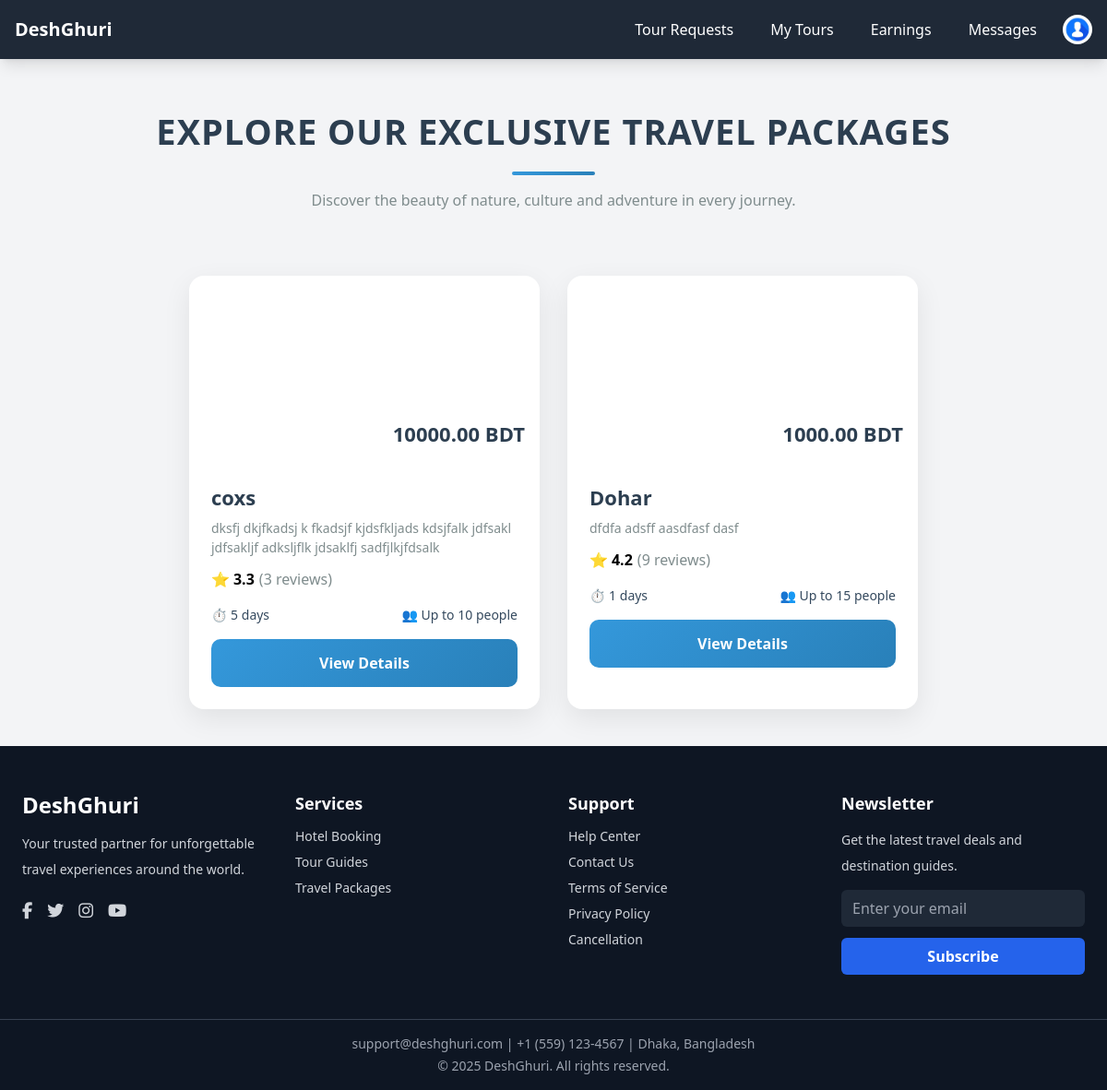
/packages/ (signed in), run on an earlier commit of the app's database.
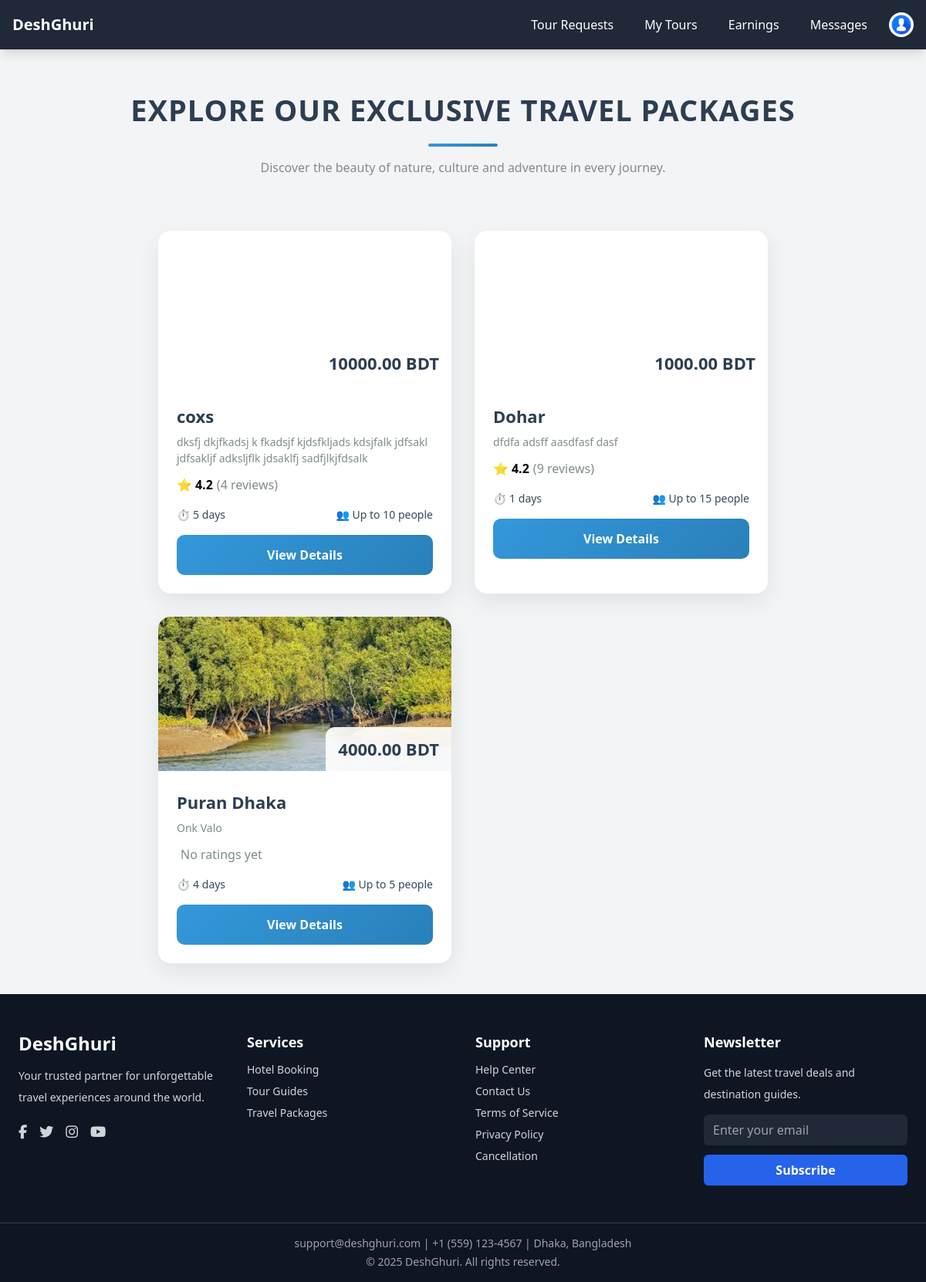
And on a later commit of the database.
### packages/models.py (models this page shows, shortened)
class Package(models.Model):
    destination_name = models.CharField(max_length=100)
    image = models.ImageField(upload_to='package_images/')
    people_limit = models.PositiveIntegerField()
    price = models.DecimalField(max_digits=10, decimal_places=2)
    days = models.PositiveIntegerField(default=1)  # নতুন field: Tour কত দিন
    description = models.TextField()
    itinerary = models.TextField()
    included_services = models.TextField()
    exclusions = models.TextField()
    def average_rating(self):
        avg = self.reviews.aggregate(Avg('rating'))['rating__avg']
        return round(avg, 1) if avg else None
    def review_count(self):
        return self.reviews.count()

### packages/views.py (the view)
# urls.py: path('', views.package_list, name='package_list'),
def package_list(request):
    packages = Package.objects.all()
    return render(request, 'packages/package_list.html', {'packages': packages})

### accounts/context_processors.py (called while the page is built)
def user_role(request):
    user = None
    role = None
    if request.user.is_authenticated:
        user = request.user
        role = user.role  # from your custom User model field
    return {
        'logged_user': user,
        'logged_role': role,
    }

### template/packages/package_list.html (shortened to what this page needs)
{% extends 'base.html' %}
{% load static %}
{% block content %}
<div class="page-heading">
    <h1>Explore Our Exclusive Travel Packages</h1>
    <div class="heading-underline"></div>
    <p>Discover the beauty of nature, culture and adventure in every journey.</p>
</div>
<div class="packages-container">
    {% for package in packages %}
        <div class="card">
            <div class="card-image" style="background-image: url('{{ package.image.url }}');">
                <div class="pricing">
                    <span class="current-price">{{ package.price }} BDT</span>
                </div>
            </div>
            <div class="card-content">
                <h2 class="title">{{ package.destination_name }}</h2>
                <p class="description">{{ package.description|truncatechars:100 }}</p>
                {% if package.average_rating %}
                    <div class="rating">
                        <span class="star">⭐</span>
                        {{ package.average_rating }}
                        <span class="rating-count">({{ package.review_count }} reviews)</span>
                    </div>
                {% else %}
                    <div class="rating">
                        <span class="rating-count text-muted">No ratings yet</span>
                    </div>
                {% endif %}
                <div class="details">
                    <div>⏱️ {{ package.days }} days</div>
                    <div>👥 Up to {{ package.people_limit }} people</div>
                </div>
                <a href="{% url 'package_detail' package.pk %}" class="book-button">View Details</a>
            </div>
        </div>
    {% endfor %}
</div>
{% endblock %}

### template/base.html (shortened to what this page needs)
<!doctype html>
<html lang="en">
  <head>
    <script src="https://cdn.tailwindcss.com"></script>
   <link rel="stylesheet" href="https://cdnjs.cloudflare.com/ajax/libs/font-awesome/6.5.0/css/all.min.css">
  </head>
  <body class="bg-gray-100 flex flex-col min-h-screen">
    {% if logged_role %}
      {% if logged_role == "tourist" %}
        {% include 'navbars/tourist_navbar.html' %}
      {% elif logged_role == "guide" %}
        {% include 'navbars/guide_navbar.html' %}
      {% elif logged_role == "hotel_manager" %}
        {% include 'navbars/hotel_navbar.html' %}
      {% endif %}
    {% else %}
      {% include 'navbars/navbar.html' %}
    {% endif %}
    <main class="flex-1">
      <div class="max-w-7xl mx-auto mt-6 px-4">
        {% block content %}{% endblock %}
      </div>
    </main>
    {% include 'footer.html' %}
  </body>
</html>

### template/navbars/guide_navbar.html (shortened to what this page needs)
{% load static %}
<nav class="bg-gray-800 shadow-lg">
  <div class="max-w-7xl mx-auto px-4">
    <div class="flex justify-between items-center h-16">
      <a href="{% url 'guide_dashboard' %}" class="text-white text-xl font-bold">DeshGhuri </a>
      <div class="hidden md:flex items-center space-x-4">
        <a href="{% url 'tour_requests' %}" class="text-white hover:bg-gray-700 px-3 py-2 rounded-md">Tour Requests</a>
        <a href="{% url 'my_tours' %}" class="text-white hover:bg-gray-700 px-3 py-2 rounded-md">My Tours</a>
        <a href="{% url 'earnings' %}" class="text-white hover:bg-gray-700 px-3 py-2 rounded-md">Earnings</a>
        <a href="{% url 'guide_messages' %}" class="text-white hover:bg-gray-700 px-3 py-2 rounded-md">Messages</a>
        <div class="relative">
          <button class="flex items-center text-white focus:outline-none" id="profile-menu-button">
            <img src="{% static 'images/default_profile.png' %}" alt="Profile" class="w-8 h-8 rounded-full">
          </button>
        </div>
      </div>
    </div>
  </div>
</nav>

### template/footer.html (shortened to what this page needs)
<!DOCTYPE html>
<html lang="en">
<head>
  <script src="https://cdn.tailwindcss.com"></script>
  <link rel="stylesheet" href="https://cdnjs.cloudflare.com/ajax/libs/font-awesome/6.5.0/css/all.min.css">
</head>
<body class="bg-gray-100">
<footer class="bg-deshdark text-gray-300 mt-auto">
  <div class="max-w-7xl mx-auto px-6 py-12 grid grid-cols-1 md:grid-cols-4 gap-8">
    <div>
      <h2 class="text-white text-2xl font-semibold mb-3">DeshGhuri</h2>
      <p class="text-sm leading-7">Your trusted partner for unforgettable travel experiences around the world.</p>
      <div class="mt-4 flex gap-4 text-lg">
        <a href="#" class="hover:text-white"><i class="fab fa-facebook-f"></i></a>
        <a href="#" class="hover:text-white"><i class="fab fa-twitter"></i></a>
        <a href="#" class="hover:text-white"><i class="fab fa-instagram"></i></a>
        <a href="#" class="hover:text-white"><i class="fab fa-youtube"></i></a>
      </div>
    </div>
    <div>
      <h3 class="text-white text-lg font-semibold mb-3">Services</h3>
      <ul class="space-y-2 text-sm">
        <li><a href="#" class="hover:text-white">Hotel Booking</a></li>
        <li><a href="#" class="hover:text-white">Tour Guides</a></li>
        <li><a href="#" class="hover:text-white">Travel Packages</a></li>
      </ul>
    </div>
    <div>
      <h3 class="text-white text-lg font-semibold mb-3">Support</h3>
      <ul class="space-y-2 text-sm">
        <li><a href="#" class="hover:text-white">Help Center</a></li>
        <li><a href="#" class="hover:text-white">Contact Us</a></li>
        <li><a href="#" class="hover:text-white">Terms of Service</a></li>
        <li><a href="#" class="hover:text-white">Privacy Policy</a></li>
        <li><a href="#" class="hover:text-white">Cancellation</a></li>
      </ul>
    </div>
    {% if request.path != '/signup/' and request.path != '/login/' %}
    <div>
      <h3 class="text-white text-lg font-semibold mb-3">Newsletter</h3>
      <p class="text-sm leading-7 mb-3">Get the latest travel deals and destination guides.</p>
      <form class="space-y-3">
        <input type="email" placeholder="Enter your email" required class="w-full h-10 px-3 rounded-md border-none outline-none bg-gray-800 text-white"/>
        <button type="submit" class="w-full h-10 rounded-md font-semibold bg-blue-600 hover:bg-blue-700 text-white">Subscribe</button>
      </form>
    </div>
    {% endif %}
  </div>
  <div class="border-t border-gray-700 text-center py-4 text-sm text-gray-400 max-w-7xl mx-auto px-6">
    <p>support@deshghuri.com | +1 (559) 123-4567 | Dhaka, Bangladesh</p>
    <p class="mt-1">© 2025 DeshGhuri. All rights reserved.</p>
  </div>
</footer>
</body>
</html>

### template/packages/package_list.html (style rules this page uses)
* { margin: 0; padding: 0; box-sizing: border-box; font-family: 'Segoe UI', Tahoma, Geneva, Verdana, sans-serif; }
body { background-color: #f5f7fa; }
.page-heading { text-align: center; margin-top: 50px; margin-bottom: 30px; }
.page-heading h1 { font-size: 38px; font-weight: 800; color: #2c3e50; text-transform: uppercase; letter-spacing: 1px; }
.heading-underline { width: 90px; height: 4px; background: linear-gradient(135deg, #3498db, #2980b9); margin: 15px auto; border-radius: 2px; }
.page-heading p { font-size: 16px; color: #7f8c8d; margin-top: 8px; }
.packages-container { padding: 40px; display: grid; grid-template-columns: repeat(3, 380px); justify-content: center; gap: 30px; }
.card { width: 100%; background: white; border-radius: 16px; overflow: hidden; box-shadow: 0 10px 30px rgba(0, 0, 0, 0.08); transition: transform 0.3s ease, box-shadow 0.3s ease; }
.card-image { height: 200px; background-size: cover; background-position: center; position: relative; }
.pricing { position: absolute; bottom: 0; right: 0; background: rgba(255, 255, 255, 0.9); padding: 12px 16px; border-radius: 12px 0 0 0; text-align: right; }
.current-price { font-size: 22px; font-weight: 700; color: #2c3e50; }
.card-content { padding: 24px; }
.title { font-size: 22px; font-weight: 700; color: #2c3e50; margin-bottom: 6px; }
.description { color: #7f8c8d; line-height: 1.5; margin-bottom: 12px; font-size: 14px; }
.rating { display: flex; align-items: center; font-weight: 600; margin-bottom: 16px; }
.rating .star { color: #f39c12; margin-right: 4px; }
.rating-count { color: #7f8c8d; margin-left: 5px; font-weight: normal; }
.details { display: flex; justify-content: space-between; margin-bottom: 16px; font-size: 14px; color: #34495e; }
.book-button { display: block; width: 100%; padding: 14px; background: linear-gradient(135deg, #3498db, #2980b9); color: white; border: none; border-radius: 10px; font-size: 16px; font-weight: 600; cursor: pointer; transition: all 0.3s ease; text-align: center; text-decoration: none; }
@media (max-width: 1200px) { .packages-container { grid-template-columns: repeat(2, 380px); } }

What changed in the data, as far as the page shows it:
computed for Package "coxs": average_rating "3.3" → "4.2"; review_count "3" → "4"
added Package: image (picture), price "4000.00", destination_name "Puran Dhaka", description "Onk Valo", shows "No ratings yet", days "4", people_limit "5"
